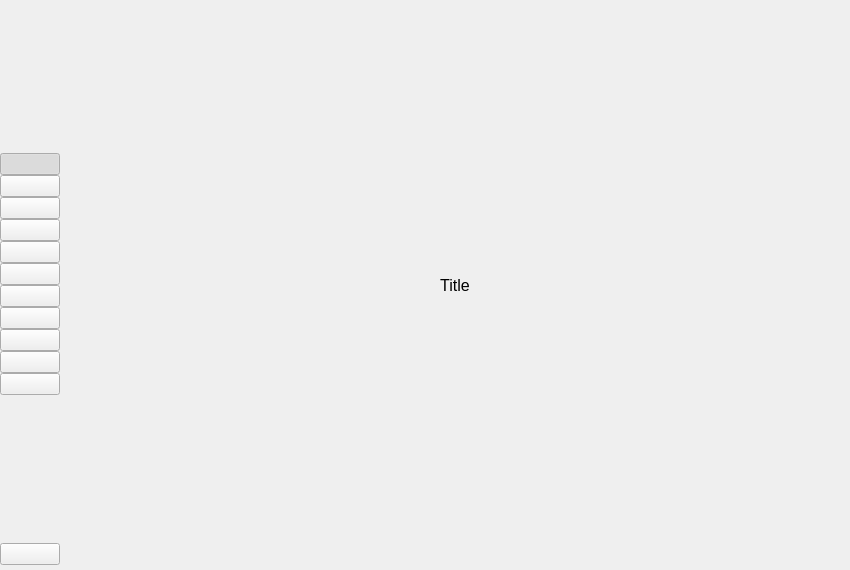
<?xml version="1.0" encoding="UTF-8"?>
<ui version="4.0">
 <class>App</class>
 <widget class="QMainWindow" name="App">
  <property name="windowModality">
   <enum>Qt::NonModal</enum>
  </property>
  <property name="geometry">
   <rect>
    <x>0</x>
    <y>0</y>
    <width>850</width>
    <height>570</height>
   </rect>
  </property>
  <property name="windowTitle">
   <string notr="true">Stacer</string>
  </property>
  <property name="windowIcon">
   <iconset>
    <normaloff>:/static/icons/icon256x256.png</normaloff>:/static/icons/icon256x256.png</iconset>
  </property>
  <widget class="QWidget" name="centralwidget">
   <layout class="QHBoxLayout" name="horizontalLayout">
    <property name="spacing">
     <number>0</number>
    </property>
    <property name="leftMargin">
     <number>0</number>
    </property>
    <property name="topMargin">
     <number>0</number>
    </property>
    <property name="rightMargin">
     <number>0</number>
    </property>
    <property name="bottomMargin">
     <number>0</number>
    </property>
    <item>
     <widget class="QWidget" name="sidebar" native="true">
      <property name="sizePolicy">
       <sizepolicy hsizetype="Fixed" vsizetype="Expanding">
        <horstretch>0</horstretch>
        <verstretch>0</verstretch>
       </sizepolicy>
      </property>
      <property name="minimumSize">
       <size>
        <width>60</width>
        <height>0</height>
       </size>
      </property>
      <property name="maximumSize">
       <size>
        <width>60</width>
        <height>16777215</height>
       </size>
      </property>
      <property name="styleSheet">
       <string notr="true"/>
      </property>
      <layout class="QVBoxLayout" name="sidebarLayout">
       <property name="spacing">
        <number>0</number>
       </property>
       <property name="leftMargin">
        <number>0</number>
       </property>
       <property name="topMargin">
        <number>5</number>
       </property>
       <property name="rightMargin">
        <number>0</number>
       </property>
       <property name="bottomMargin">
        <number>5</number>
       </property>
       <item>
        <spacer name="verticalSpacer_2">
         <property name="orientation">
          <enum>Qt::Vertical</enum>
         </property>
         <property name="sizeHint" stdset="0">
          <size>
           <width>20</width>
           <height>40</height>
          </size>
         </property>
        </spacer>
       </item>
       <item>
        <widget class="QPushButton" name="btnDash">
         <property name="cursor">
          <cursorShape>PointingHandCursor</cursorShape>
         </property>
         <property name="focusPolicy">
          <enum>Qt::NoFocus</enum>
         </property>
         <property name="toolTip">
          <string>Dashboard</string>
         </property>
         <property name="styleSheet">
          <string notr="true"/>
         </property>
         <property name="text">
          <string/>
         </property>
         <property name="iconSize">
          <size>
           <width>28</width>
           <height>28</height>
          </size>
         </property>
         <property name="checkable">
          <bool>true</bool>
         </property>
         <property name="checked">
          <bool>true</bool>
         </property>
         <attribute name="buttonGroup">
          <string notr="true">sidebarBtnGroup</string>
         </attribute>
        </widget>
       </item>
       <item>
        <widget class="QPushButton" name="btnStartupApps">
         <property name="cursor">
          <cursorShape>PointingHandCursor</cursorShape>
         </property>
         <property name="focusPolicy">
          <enum>Qt::NoFocus</enum>
         </property>
         <property name="toolTip">
          <string>Startup Apps</string>
         </property>
         <property name="text">
          <string/>
         </property>
         <property name="iconSize">
          <size>
           <width>28</width>
           <height>28</height>
          </size>
         </property>
         <property name="checkable">
          <bool>true</bool>
         </property>
         <attribute name="buttonGroup">
          <string notr="true">sidebarBtnGroup</string>
         </attribute>
        </widget>
       </item>
       <item>
        <widget class="QPushButton" name="btnSystemCleaner">
         <property name="cursor">
          <cursorShape>PointingHandCursor</cursorShape>
         </property>
         <property name="focusPolicy">
          <enum>Qt::NoFocus</enum>
         </property>
         <property name="toolTip">
          <string>System Cleaner</string>
         </property>
         <property name="styleSheet">
          <string notr="true"/>
         </property>
         <property name="text">
          <string/>
         </property>
         <property name="iconSize">
          <size>
           <width>28</width>
           <height>28</height>
          </size>
         </property>
         <property name="checkable">
          <bool>true</bool>
         </property>
         <attribute name="buttonGroup">
          <string notr="true">sidebarBtnGroup</string>
         </attribute>
        </widget>
       </item>
       <item>
        <widget class="QPushButton" name="btnAdvancedInfo">
         <property name="cursor">
          <cursorShape>PointingHandCursor</cursorShape>
         </property>
         <property name="focusPolicy">
          <enum>Qt::NoFocus</enum>
         </property>
         <property name="toolTip">
          <string>Advanced Information</string>
         </property>
         <property name="text">
          <string/>
         </property>
         <property name="iconSize">
          <size>
           <width>28</width>
           <height>28</height>
          </size>
         </property>
         <property name="checkable">
          <bool>true</bool>
         </property>
         <attribute name="buttonGroup">
          <string notr="true">sidebarBtnGroup</string>
         </attribute>
        </widget>
       </item>
       <item>
        <widget class="QPushButton" name="btnServices">
         <property name="cursor">
          <cursorShape>PointingHandCursor</cursorShape>
         </property>
         <property name="focusPolicy">
          <enum>Qt::NoFocus</enum>
         </property>
         <property name="toolTip">
          <string>Services</string>
         </property>
         <property name="text">
          <string/>
         </property>
         <property name="iconSize">
          <size>
           <width>28</width>
           <height>28</height>
          </size>
         </property>
         <property name="checkable">
          <bool>true</bool>
         </property>
         <attribute name="buttonGroup">
          <string notr="true">sidebarBtnGroup</string>
         </attribute>
        </widget>
       </item>
       <item>
        <widget class="QPushButton" name="btnProcesses">
         <property name="cursor">
          <cursorShape>PointingHandCursor</cursorShape>
         </property>
         <property name="focusPolicy">
          <enum>Qt::NoFocus</enum>
         </property>
         <property name="toolTip">
          <string>Processes</string>
         </property>
         <property name="text">
          <string/>
         </property>
         <property name="iconSize">
          <size>
           <width>28</width>
           <height>28</height>
          </size>
         </property>
         <property name="checkable">
          <bool>true</bool>
         </property>
         <attribute name="buttonGroup">
          <string notr="true">sidebarBtnGroup</string>
         </attribute>
        </widget>
       </item>
       <item>
        <widget class="QPushButton" name="btnUninstaller">
         <property name="cursor">
          <cursorShape>PointingHandCursor</cursorShape>
         </property>
         <property name="focusPolicy">
          <enum>Qt::NoFocus</enum>
         </property>
         <property name="toolTip">
          <string>Uninstaller</string>
         </property>
         <property name="text">
          <string/>
         </property>
         <property name="iconSize">
          <size>
           <width>28</width>
           <height>28</height>
          </size>
         </property>
         <property name="checkable">
          <bool>true</bool>
         </property>
         <attribute name="buttonGroup">
          <string notr="true">sidebarBtnGroup</string>
         </attribute>
        </widget>
       </item>
       <item>
        <widget class="QPushButton" name="btnResources">
         <property name="cursor">
          <cursorShape>PointingHandCursor</cursorShape>
         </property>
         <property name="focusPolicy">
          <enum>Qt::NoFocus</enum>
         </property>
         <property name="toolTip">
          <string>Resources</string>
         </property>
         <property name="text">
          <string/>
         </property>
         <property name="iconSize">
          <size>
           <width>28</width>
           <height>28</height>
          </size>
         </property>
         <property name="checkable">
          <bool>true</bool>
         </property>
         <attribute name="buttonGroup">
          <string notr="true">sidebarBtnGroup</string>
         </attribute>
        </widget>
       </item>
       <item>
        <widget class="QPushButton" name="btnAptSourceManager">
         <property name="cursor">
          <cursorShape>PointingHandCursor</cursorShape>
         </property>
         <property name="focusPolicy">
          <enum>Qt::NoFocus</enum>
         </property>
         <property name="toolTip">
          <string>APT Repository Manager</string>
         </property>
         <property name="text">
          <string/>
         </property>
         <property name="iconSize">
          <size>
           <width>28</width>
           <height>28</height>
          </size>
         </property>
         <property name="checkable">
          <bool>true</bool>
         </property>
         <attribute name="buttonGroup">
          <string notr="true">sidebarBtnGroup</string>
         </attribute>
        </widget>
       </item>
       <item>
        <widget class="QPushButton" name="btnGnomeSettings">
         <property name="cursor">
          <cursorShape>PointingHandCursor</cursorShape>
         </property>
         <property name="focusPolicy">
          <enum>Qt::NoFocus</enum>
         </property>
         <property name="toolTip">
          <string>Gnome Settings</string>
         </property>
         <property name="text">
          <string/>
         </property>
         <property name="iconSize">
          <size>
           <width>28</width>
           <height>28</height>
          </size>
         </property>
         <property name="checkable">
          <bool>true</bool>
         </property>
         <attribute name="buttonGroup">
          <string notr="true">sidebarBtnGroup</string>
         </attribute>
        </widget>
       </item>
       <item>
        <widget class="QPushButton" name="btnSettings">
         <property name="cursor">
          <cursorShape>PointingHandCursor</cursorShape>
         </property>
         <property name="focusPolicy">
          <enum>Qt::NoFocus</enum>
         </property>
         <property name="toolTip">
          <string>Settings</string>
         </property>
         <property name="text">
          <string/>
         </property>
         <property name="iconSize">
          <size>
           <width>28</width>
           <height>28</height>
          </size>
         </property>
         <property name="checkable">
          <bool>true</bool>
         </property>
         <attribute name="buttonGroup">
          <string notr="true">sidebarBtnGroup</string>
         </attribute>
        </widget>
       </item>
       <item>
        <spacer name="verticalSpacer">
         <property name="orientation">
          <enum>Qt::Vertical</enum>
         </property>
         <property name="sizeHint" stdset="0">
          <size>
           <width>20</width>
           <height>40</height>
          </size>
         </property>
        </spacer>
       </item>
       <item>
        <widget class="QPushButton" name="btnFeedback">
         <property name="cursor">
          <cursorShape>PointingHandCursor</cursorShape>
         </property>
         <property name="focusPolicy">
          <enum>Qt::NoFocus</enum>
         </property>
         <property name="toolTip">
          <string>Feedback</string>
         </property>
         <property name="text">
          <string/>
         </property>
         <property name="iconSize">
          <size>
           <width>28</width>
           <height>28</height>
          </size>
         </property>
         <property name="checkable">
          <bool>false</bool>
         </property>
        </widget>
       </item>
      </layout>
      <zorder>btnDash</zorder>
      <zorder>btnServices</zorder>
      <zorder>btnUninstaller</zorder>
      <zorder>btnStartupApps</zorder>
      <zorder>btnResources</zorder>
      <zorder>verticalSpacer_2</zorder>
      <zorder>btnSystemCleaner</zorder>
      <zorder>btnAdvancedInfo</zorder>
      <zorder>btnProcesses</zorder>
      <zorder>btnSettings</zorder>
      <zorder>btnFeedback</zorder>
      <zorder>btnGnomeSettings</zorder>
      <zorder>btnAptSourceManager</zorder>
     </widget>
    </item>
    <item>
     <widget class="QWidget" name="pageContent" native="true">
      <property name="sizePolicy">
       <sizepolicy hsizetype="Expanding" vsizetype="Expanding">
        <horstretch>0</horstretch>
        <verstretch>0</verstretch>
       </sizepolicy>
      </property>
      <property name="styleSheet">
       <string notr="true"/>
      </property>
      <layout class="QVBoxLayout" name="pageContentLayout">
       <property name="spacing">
        <number>0</number>
       </property>
       <property name="leftMargin">
        <number>0</number>
       </property>
       <property name="topMargin">
        <number>0</number>
       </property>
       <property name="rightMargin">
        <number>0</number>
       </property>
       <property name="bottomMargin">
        <number>0</number>
       </property>
       <item>
        <widget class="QLabel" name="pageTitle">
         <property name="sizePolicy">
          <sizepolicy hsizetype="Expanding" vsizetype="Preferred">
           <horstretch>0</horstretch>
           <verstretch>0</verstretch>
          </sizepolicy>
         </property>
         <property name="font">
          <font>
           <family>Ubuntu</family>
           <pointsize>12</pointsize>
          </font>
         </property>
         <property name="styleSheet">
          <string notr="true"/>
         </property>
         <property name="text">
          <string notr="true">Title</string>
         </property>
         <property name="alignment">
          <set>Qt::AlignCenter</set>
         </property>
        </widget>
       </item>
      </layout>
     </widget>
    </item>
   </layout>
   <zorder>pageContent</zorder>
   <zorder>sidebar</zorder>
  </widget>
 </widget>
 <resources/>
 <connections/>
 <buttongroups>
  <buttongroup name="sidebarBtnGroup"/>
 </buttongroups>
</ui>
